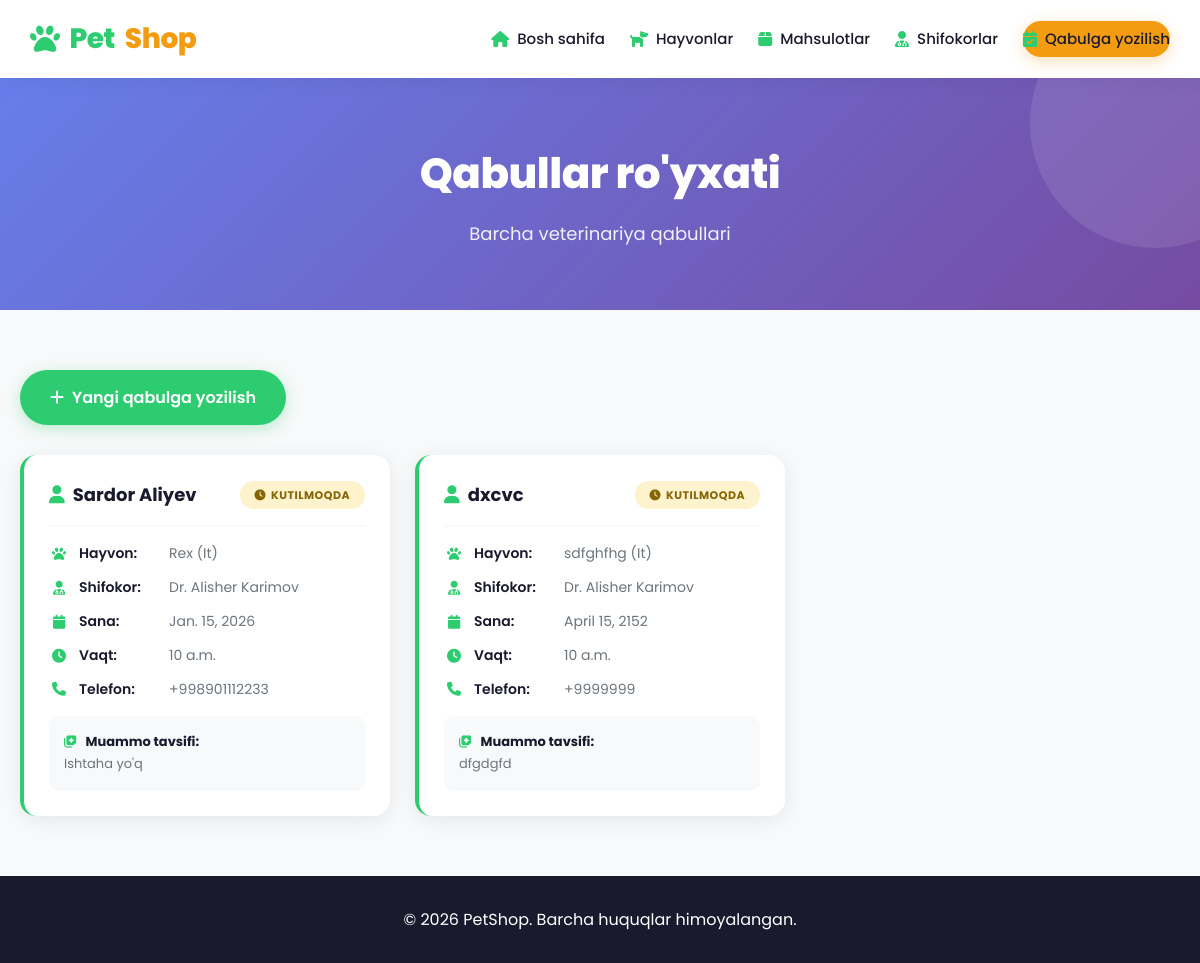
Screenshot of /qabullar/ with the database file from the repository.
### core/models.py (models this page shows, shortened)
class Appointment(models.Model):
    client_name = models.CharField(max_length=100)
    client_phone = models.CharField(max_length=20)
    animal_type = models.ForeignKey(AnimalType, on_delete=models.CASCADE)
    animal_name = models.CharField(max_length=100)
    doctor = models.ForeignKey(Doctor, on_delete=models.CASCADE)
    date = models.DateField()
    time = models.TimeField()
    problem_description = models.TextField()
    status = models.CharField(max_length=50, default='pending')
    created_at = models.DateTimeField(auto_now_add=True)

class AnimalType(models.Model):
    name = models.CharField(max_length=100)
    description = models.TextField(blank=True, null=True)

class Doctor(models.Model):
    name = models.CharField(max_length=100)
    specialization = models.CharField(max_length=200)
    experience = models.IntegerField()
    phone = models.CharField(max_length=20)
    email = models.EmailField()

### core/views.py (the view)
# urls.py: path('qabullar/', views.appointment_list, name='appointment_list'),
def appointment_list(request):
    appointments = Appointment.objects.all()
    return render(request, 'core/appointment_list.html', {'appointments': appointments})

### core/templates/core/appointment_list.html (shortened to what this page needs)
<!DOCTYPE html>
<html lang="uz">
<head>
    <link rel="stylesheet" href="https://cdnjs.cloudflare.com/ajax/libs/font-awesome/6.5.1/css/all.min.css">
</head>
<body>
    <header>
        <nav>
            <a href="/" class="logo">
                <i class="fas fa-paw logo-icon"></i>
                Pet<span>Shop</span>
            </a>
            <ul class="nav-links" id="navLinks">
                <li><a href="/"><i class="fas fa-home"></i> Bosh sahifa</a></li>
                <li><a href="/hayvonlar/"><i class="fas fa-dog"></i> Hayvonlar</a></li>
                <li><a href="/mahsulotlar/"><i class="fas fa-box"></i> Mahsulotlar</a></li>
                <li><a href="/shifokorlar/"><i class="fas fa-user-md"></i> Shifokorlar</a></li>
                <li><a href="/qabul/" class="btn-appointment"><i class="fas fa-calendar-check"></i> Qabulga yozilish</a></li>
            </ul>
        </nav>
    </header>
    <div class="page-header">
        <h1>Qabullar ro'yxati</h1>
        <p>Barcha veterinariya qabullari</p>
    </div>
    <div class="container">
        <a href="/qabul/" class="btn-new"><i class="fas fa-plus"></i> Yangi qabulga yozilish</a>
        {% if appointments %}
        <div class="appointment-grid">
            {% for appointment in appointments %}
            <div class="appointment-card">
                <div class="appointment-header">
                    <div class="client-name"><i class="fas fa-user"></i> {{ appointment.client_name }}</div>
                    {% if appointment.status == 'pending' %}
                    <span class="status status-pending"><i class="fas fa-clock"></i> Kutilmoqda</span>
                    {% elif appointment.status == 'confirmed' %}
                    <span class="status status-confirmed"><i class="fas fa-check-circle"></i> Tasdiqlangan</span>
                    {% elif appointment.status == 'completed' %}
                    <span class="status status-completed"><i class="fas fa-flag-checkered"></i> Yakunlangan</span>
                    {% elif appointment.status == 'cancelled' %}
                    <span class="status status-cancelled"><i class="fas fa-times-circle"></i> Bekor qilingan</span>
                    {% else %}
                    <span class="status status-pending"><i class="fas fa-clock"></i> {{ appointment.status }}</span>
                    {% endif %}
                </div>
                <div class="appointment-info">
                    <div class="info-item">
                        <i class="fas fa-paw"></i>
                        <span class="label">Hayvon:</span>
                        <span>{{ appointment.animal_name }} ({{ appointment.animal_type.name }})</span>
                    </div>
                    <div class="info-item">
                        <i class="fas fa-user-md"></i>
                        <span class="label">Shifokor:</span>
                        <span>{{ appointment.doctor.name }}</span>
                    </div>
                    <div class="info-item">
                        <i class="fas fa-calendar"></i>
                        <span class="label">Sana:</span>
                        <span>{{ appointment.date }}</span>
                    </div>
                    <div class="info-item">
                        <i class="fas fa-clock"></i>
                        <span class="label">Vaqt:</span>
                        <span>{{ appointment.time }}</span>
                    </div>
                    <div class="info-item">
                        <i class="fas fa-phone"></i>
                        <span class="label">Telefon:</span>
                        <span>{{ appointment.client_phone }}</span>
                    </div>
                </div>
                {% if appointment.problem_description %}
                <div class="problem-description">
                    <i class="fas fa-notes-medical"></i>
                    <strong>Muammo tavsifi:</strong><br>
                    {{ appointment.problem_description }}
                </div>
                {% endif %}
            </div>
            {% endfor %}
        </div>
        {% else %}
        <div class="no-appointments">
            <i class="fas fa-calendar-times"></i>
            <p>Hozircha qabullar mavjud emas</p>
        </div>
        {% endif %}
    </div>
    <footer>
        &copy; 2026 PetShop. Barcha huquqlar himoyalangan.
    </footer>
</body>
</html>

### core/templates/core/appointment_list.html (style rules this page uses)
:root { --primary: #2ecc71; --primary-dark: #27ae60; --secondary: #f39c12; --secondary-dark: #e67e22; --dark: #1a1a2e; --gray: #6c757d; --light: #f8f9fa; --white: #ffffff; --shadow: 0 4px 20px rgba(0,0,0,0.08); --shadow-hover: 0 15px 40px rgba(0,0,0,0.15); --radius: 16px; --transition: all 0.3s cubic-bezier(0.4, 0, 0.2, 1); }
* { margin: 0; padding: 0; box-sizing: border-box; }
body { font-family: 'Poppins', sans-serif; background: var(--light); color: var(--dark); line-height: 1.7; overflow-x: hidden; }
header { background: rgba(255,255,255,0.95); backdrop-filter: blur(10px); padding: 15px 30px; box-shadow: 0 2px 20px rgba(0,0,0,0.06); position: sticky; top: 0; z-index: 1000; transition: var(--transition); }
nav { max-width: 1200px; margin: 0 auto; display: flex; justify-content: space-between; align-items: center; gap: 20px; }
.logo { font-size: 28px; font-weight: 800; color: var(--primary); text-decoration: none; letter-spacing: -0.5px; display: flex; align-items: center; gap: 10px; }
.logo span { color: var(--secondary); }
.logo-icon { font-size: 30px; }
.nav-links { display: flex; gap: 25px; list-style: none; align-items: center; }
.nav-links a { text-decoration: none; color: var(--dark); font-weight: 500; font-size: 15px; transition: var(--transition); position: relative; padding: 5px 0; display: flex; align-items: center; gap: 8px; }
.nav-links a i { font-size: 16px; color: var(--primary); }
.nav-links a::after { content: ''; position: absolute; bottom: -2px; left: 0; width: 0; height: 2px; background: var(--primary); transition: var(--transition); }
.btn-appointment { padding: 12px 25px; background: var(--secondary); color: var(--white); border-radius: 50px; font-weight: 600; text-decoration: none; transition: var(--transition); box-shadow: 0 4px 15px rgba(243,156,18,0.3); white-space: nowrap; display: flex; align-items: center; gap: 8px; }
.page-header { background: linear-gradient(135deg, #667eea 0%, #764ba2 100%); padding: 60px 20px; text-align: center; position: relative; overflow: hidden; }
.page-header::before { content: ''; position: absolute; width: 250px; height: 250px; background: rgba(255,255,255,0.1); border-radius: 50%; top: -80px; right: -80px; }
.page-header h1 { font-size: 42px; font-weight: 800; color: var(--white); margin-bottom: 10px; letter-spacing: -0.5px; position: relative; z-index: 1; }
.page-header p { color: rgba(255,255,255,0.9); font-size: 18px; position: relative; z-index: 1; }
.container { max-width: 1200px; margin: 0 auto; padding: 60px 20px; }
.btn-new { display: inline-flex; align-items: center; gap: 8px; padding: 14px 30px; background: var(--primary); color: var(--white); text-decoration: none; border-radius: 50px; font-weight: 600; transition: var(--transition); margin-bottom: 30px; box-shadow: 0 4px 15px rgba(46,204,113,0.3); }
.appointment-grid { display: grid; grid-template-columns: repeat(auto-fill, minmax(350px, 1fr)); gap: 25px; }
.appointment-card { background: var(--white); border-radius: var(--radius); padding: 25px; box-shadow: var(--shadow); transition: var(--transition); border-left: 4px solid var(--primary); }
.appointment-header { display: flex; justify-content: space-between; align-items: center; margin-bottom: 15px; padding-bottom: 15px; border-bottom: 2px solid var(--light); flex-wrap: wrap; gap: 10px; }
.client-name { font-size: 18px; font-weight: 700; color: var(--dark); display: flex; align-items: center; gap: 8px; }
.client-name i { color: var(--primary); }
.status { padding: 5px 15px; border-radius: 20px; font-size: 11px; font-weight: 700; text-transform: uppercase; letter-spacing: 0.5px; display: flex; align-items: center; gap: 5px; }
.status-pending { background: #fff3cd; color: #856404; }
.appointment-info { display: grid; gap: 10px; }
.info-item { display: flex; align-items: center; gap: 10px; color: var(--gray); font-size: 14px; flex-wrap: wrap; }
.info-item i { color: var(--primary); width: 20px; text-align: center; }
.info-item .label { font-weight: 600; color: var(--dark); min-width: 80px; }
.problem-description { margin-top: 15px; padding: 15px; background: var(--light); border-radius: 10px; color: var(--gray); font-size: 13px; }
.problem-description i { color: var(--primary); margin-right: 5px; }
.problem-description strong { color: var(--dark); }
footer { background: var(--dark); color: var(--white); text-align: center; padding: 30px 20px; }

### rows the page displays
Appointment: client_name "Sardor Aliyev", status "pending" (drawn), animal_name "Rex", animal_type.name "It", doctor.name "Dr. Alisher Karimov", date "Jan. 15, 2026", time "10 a.m.", client_phone "+998901112233", problem_description "Ishtaha yo'q"
Appointment: client_name "dxcvc", status "pending" (drawn), animal_name "sdfghfhg", animal_type.name "It", doctor.name "Dr. Alisher Karimov", date "April 15, 2152", time "10 a.m.", client_phone "+9999999", problem_description "dfgdgfd"
